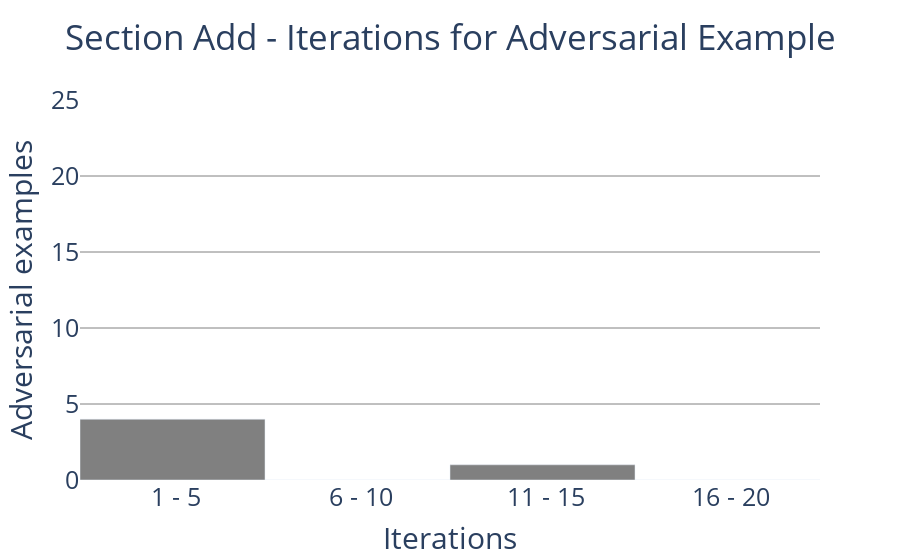

The notebook cell saved with this chart:
### Code cell
dt = sectionadd[0:4]
b = go.Bar(x = dt["Iterations"], y = dt["Adversarial examples"])

fig = go.Figure(data=b,layout=dict(title=dict(text="Section Add - Iterations for Adversarial Example", xanchor="center", x = 0.5)))
fig.update_layout(xaxis_title="Iterations",yaxis_title="Adversarial examples",bargap=0,colorway=["grey"],yaxis_tickformat=",d",yaxis_range=[0,25],font=dict(size=25),plot_bgcolor="white",yaxis_gridcolor="grey")

### Figure 1 — Plotly figure (JSON) as saved in the notebook; plotly's stock layout.template omitted (floating-point values rounded to 4 significant figures)
{"data": [{"type": "bar", "x": [" 1 - 5", " 6 - 10", " 11 - 15", " 16 - 20"], "y": [4, 0, 1, 0]}], "layout": {"bargap": 0, "colorway": ["grey"], "font": {"size": 25}, "plot_bgcolor": "white", "title": {"text": "Section Add - Iterations for Adversarial Example", "x": 0.5, "xanchor": "center"}, "xaxis": {"title": {"text": "Iterations"}}, "yaxis": {"gridcolor": "grey", "range": [0, 25], "tickformat": ",d", "title": {"text": "Adversarial examples"}}}}
